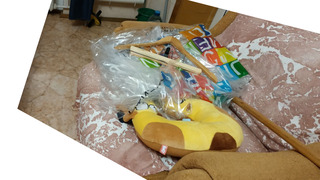
//> input picture left.jpg, 320 x 180 px
$ ./Geom_lab_2_V2   (built with g++ and OpenCV 4)
//> lines starting //> are read from the running program, lines starting //| are printed output that depends on the picture
#include "opencv2/core/core.hpp"
#include "opencv2/highgui/highgui.hpp"
#include "opencv2/imgproc/imgproc.hpp"
#include <iostream>
#include <vector>
#include <cmath>
#include <chrono>

using namespace cv;
using namespace std;
using namespace std::chrono;

#define PI 3.14159265
#define inf 10000

int* fancyColor(int dx, int dy, int max)
{
	int* color = new int[3];
	int H = int(atan(double(dy) / double(dx)) * 180.0 / PI);
	if (H < 0)
		H += 360;
	else
		H += 180;
	double C = double(abs(dx) + abs(dy)) / double(max);
	double X = C * (1 - abs((H / 60) % 2 - 1));
	switch (H / 60)
	{
	case 0:
		color[0] = int(C * 255);
		color[1] = int(X * 255);
		color[2] = 0;
		break;
	case 1:
		color[0] = int(X * 255);
		color[1] = int(C * 255);
		color[2] = 0;
		break;
	case 2:
		color[0] = 0;
		color[1] = int(C * 255);
		color[2] = int(X * 255);
		break;
	case 3:
		color[0] = 0;
		color[1] = int(X * 255);
		color[2] = int(C * 255);
		break;
	case 4:
		color[0] = int(X * 255);
		color[1] = 0;
		color[2] = int(C * 255);
		break;
	case 5:
		color[0] = int(C * 255);
		color[1] = 0;
		color[2] = int(X * 255);
		break;
	default:
		color[0] = 0;
		color[1] = 0;
		color[2] = 0;
		break;
	}
	return color;
}

int* notfancyColor(int dx, int dy, int max)
{
	int* color = new int[3];
	for (int i = 0; i < 3; ++i)
		color[i] = int(255 * (double(dx) + double(dy)) / double(max));
	return color;
}

int** run(const int modT, const int modK, int** K, const int width, const int height, double** q, double** g)
{
	// Initialize phi, L, R, U, D
	double** L = new double* [modT];
	double** R = new double* [modT];
	double** U = new double* [modT];
	double** D = new double* [modT];
	for (int i = 0; i < modT; ++i)
	{
		L[i] = new double[modK]();
		R[i] = new double[modK]();
		U[i] = new double[modK]();
		D[i] = new double[modK]();
	}
	cout << "Done Init" << endl;

	// Backward
	for (int i = modT - 1; i >= 0; --i)
		if ((i / width != height - 1) && (i % width != width - 1))
			for (int j = 0; j < modK; ++j)
			{
				double maxD = -inf * sqrt(modT);
				double current = 0;
				for (int j_ = 0; j_ < modK; ++j_)
				{
					current = D[i + width][j_] + q[i + width][j_] + g[j][j_];
					if (current > maxD)
						maxD = current;
				}
				D[i][j] = maxD;

				double maxR = -inf * sqrt(modT);
				current = 0;
				for (int j_ = 0; j_ < modK; ++j_)
				{
					current = R[i + 1][j_] + q[i + 1][j_] + g[j][j_];
					if (current > maxR)
						maxR = current;
				}
				R[i][j] = maxR;
			}
		else if (i / width == height - 1)
			for (int j = 0; j < modK; ++j)
				D[i][j] = 0;
		else
			for (int j = 0; j < modK; ++j)
				R[i][j] = 0;
	cout << "Backwards" << endl;

	// Forward
	for (int i = 0; i < modT; ++i)
		if ((i / width != 0) && (i % width != 0))
			for (int j = 0; j < modK; ++j)
			{
				double maxU = -inf * sqrt(modT);
				double current = 0;
				for (int j_ = 0; j_ < modK; ++j_)
				{
					current = U[i - width][j_] + q[i - width][j_] + g[j][j_];
					if (current > maxU)
						maxU = current;
				}
				U[i][j] = maxU;

				double maxL = -inf * sqrt(modT);
				current = 0;
				for (int j_ = 0; j_ < modK; ++j_)
				{
					current = L[i - 1][j_] + q[i - 1][j_] + g[j][j_];
					if (current > maxL)
						maxL = current;
				}
				L[i][j] = maxL;
			}
		else if (i / width == 0)
			for (int j = 0; j < modK; ++j)
				U[i][j] = 0;
		else
			for (int j = 0; j < modK; ++j)
				L[i][j] = 0;
	cout << "Forward" << endl;

	// K best
	int** res = new int* [modT];
	for (int i = 0; i < modT; ++i)
	{
		res[i] = new int[2];
		int k_star = -1;
		double result = -inf * sqrt(modT) * 4;
		double current = 0;
		for (int j = 0; j < modK; ++j)
		{
			current = L[i][j] + R[i][j] + U[i][j] + D[i][j] + q[i][j];
			if (current > result)
			{
				k_star = j;
				result = current;
			}
		}
		res[i][0] = K[k_star][0];
		res[i][1] = K[k_star][1];
	}
	cout << "Best" << endl;

	for (int i = 0; i < modT; ++i)
	{
		delete[] L[i];
		delete[] R[i];
		delete[] U[i];
		delete[] D[i];
	}
	delete[] L;
	delete[] R;
	delete[] U;
	delete[] D;

	return res;
}

int main()
{
	Mat Limage_, Limage;
	Limage_ = imread("left.jpg", IMREAD_UNCHANGED);
//> Limage_ is the input picture: 180 rows x 320 cols, CV_8UC3; mean B, G, R 134.7, 155.1, 167.9
	cvtColor(Limage_, Limage, COLOR_BGR2GRAY);
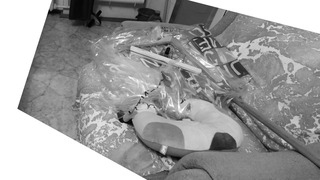
//> Limage: 180 rows x 320 cols, CV_8UC1; min 0, max 255, mean 156.6
	//imshow("Gray image L", Limage);

	Mat Rimage_, Rimage;
	Rimage_ = imread("right.jpg", IMREAD_UNCHANGED);
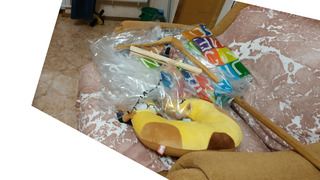
//> input picture right.jpg, 320 x 180 px
//> Rimage_ is the input picture: 180 rows x 320 cols, CV_8UC3; mean B, G, R 139.5, 159.3, 171.2
	cvtColor(Rimage_, Rimage, COLOR_BGR2GRAY);
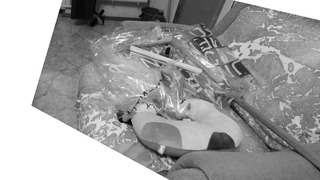
//> Rimage: 180 rows x 320 cols, CV_8UC1; min 0, max 255, mean 160.6
	//imshow("Gray image R", Rimage);

	auto start = high_resolution_clock::now();

	const int height = Limage.size().height;
//> height = 180
	const int width = Limage.size().width;
//> width = 320
	const int modT = height * width;
//> modT = 57600

	// Get array from Mat
	int* Lcolors = new int [modT];
	for (int i = 0; i < height; ++i)
		for (int j = 0; j < width; ++j)
			Lcolors[i * width + j] = int(Limage.at<uchar>(i, j));

	int* Rcolors = new int [modT];
	for (int i = 0; i < height; ++i)
		for (int j = 0; j < width; ++j)
			Rcolors[i * width + j] = int(Rimage.at<uchar>(i, j));

	const int minDx = -10;
	const int maxDx = 10;
	const int minDy = -5;
	const int maxDy = 5;

	const int sizeX = maxDx - minDx + 1;
	const int sizeY = maxDy - minDy + 1;
	const int maxD = abs(abs(minDx) - (abs(minDx) + abs(maxDx)) / 2) + (abs(minDx) + abs(maxDx)) / 2 +
		             abs(abs(minDy) - (abs(minDy) + abs(maxDy)) / 2) + (abs(minDy) + abs(maxDy)) / 2;
	const int modK = sizeX * sizeY;


	int** K = new int* [modK];
	for (int i = 0; i < sizeX; ++i)
		for (int j = 0; j < sizeY; ++j)
		{
			K[i * sizeY + j] = new int[2];
			K[i * sizeY + j][0] = i + minDx;
			K[i * sizeY + j][1] = j + minDy;
		}

	double** q = new double* [modT];
	for (int i = 0; i < modT; ++i)
	{
		q[i] = new double[modK];
		for (int j = 0; j < modK; ++j)
			if ((i / width + K[j][0] >= 0) &&
				(i / width + K[j][0] < height) &&
				(i % width + K[j][1] >= 0) &&
				(i % width + K[j][1] < width))
				q[i][j] = -abs(Lcolors[i] - Rcolors[i + K[j][0] * width + K[j][1]]);
			else
				q[i][j] = -inf;
	}

	const double alpha = 10;
	double** g = new double* [modK];
	for (int i = 0; i < modK; ++i)
	{
		g[i] = new double[modK];
		for (int j = 0; j < modK; ++j)
			g[i][j] = -alpha * sqrt(pow(K[i][0] - K[j][0], 2) + pow(K[i][1] - K[j][1], 2));
	}

	int** res = run(modT, modK, K, width, height, q, g);
//> the loop in run, `for (int i = 0; i < modT; ++i)` made 57600 passes
//> (current, k_star, result) on passes 1 to 3: (-7948.9, 120, -7944.9), (-7948.9, 120, -7944.9), (-7948.9, 120, -7944.9)
	cout << "Res" << endl;
	Mat* result = new Mat[3];
	for (int c = 0; c < 3; ++c)
	{
		result[c] = Mat::zeros(Size(width, height), CV_8UC1);
		for (int i = 0; i < height; ++i)
			for (int j = 0; j < width; ++j)
			{
				int* color = fancyColor(res[i * width + j][0], res[i * width + j][1], maxD);
				result[c].at<uchar>(i, j) = uchar(color[c]);
				delete[] color;
			}
	}
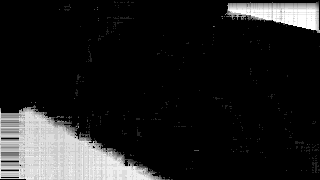
//> result: 180 rows x 320 cols, CV_8UC1; min 0, max 255, mean 31.5

	auto stop = high_resolution_clock::now();
	auto duration = duration_cast<microseconds>(stop - start);
	cout << "Time used: " << double(duration.count()) / 1000000. << endl;

	Mat rez;
	vector<Mat> channels;

	channels.push_back(result[0]);
	channels.push_back(result[1]);
	channels.push_back(result[2]);

	merge(channels, rez);

	namedWindow("Result image", WINDOW_AUTOSIZE);
	imshow("Result image", rez);
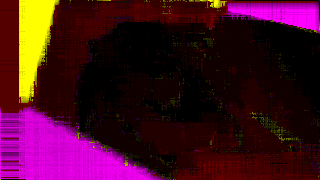
//> window 'Result image': 180 rows x 320 cols, CV_8UC3; mean B, G, R 31.5, 12.7, 66.6
	imwrite("res.png", rez);

	waitKey(0);
	return 0;
}
